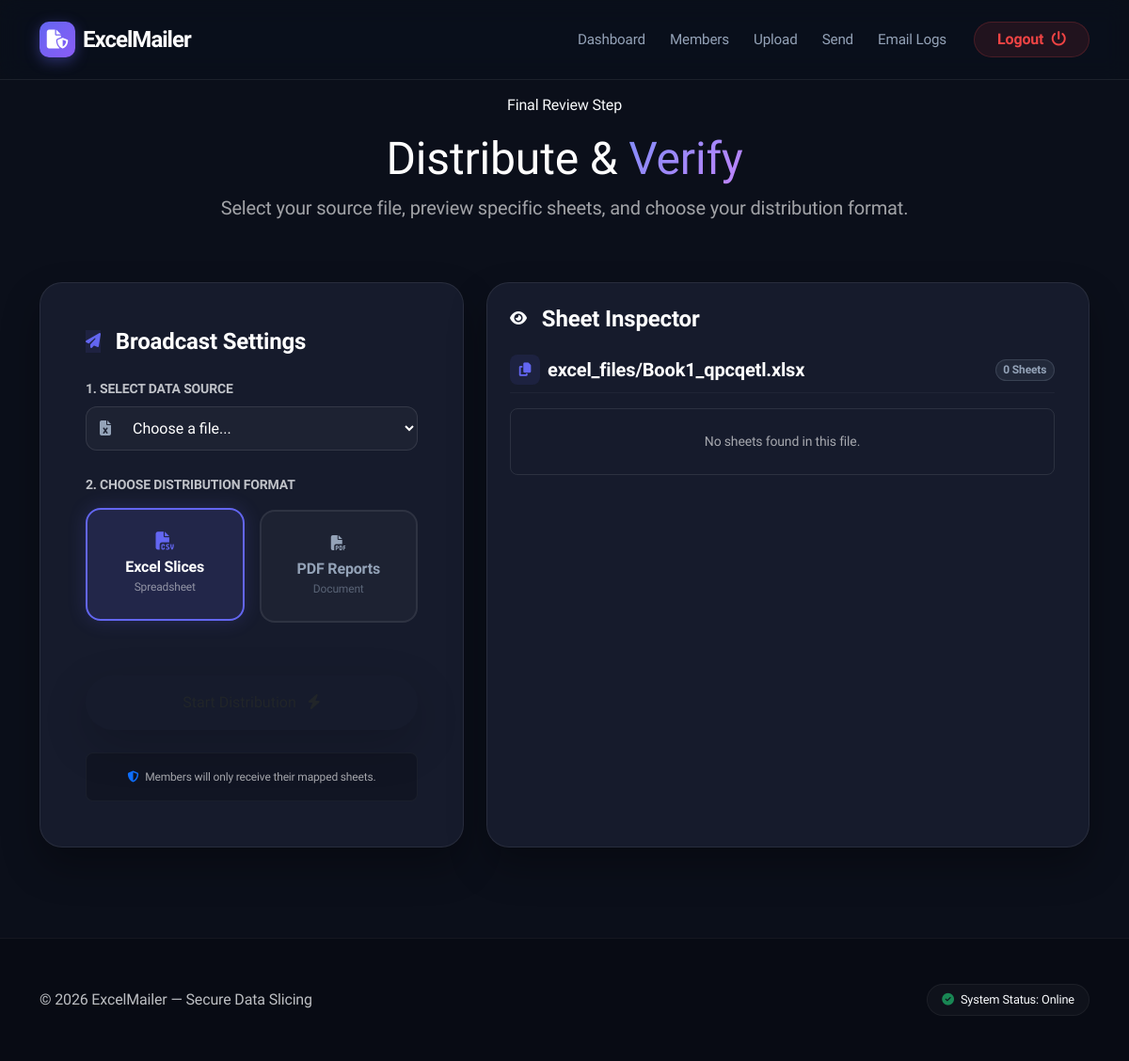
Page /excel/send/ (signed in) on the earlier database version.
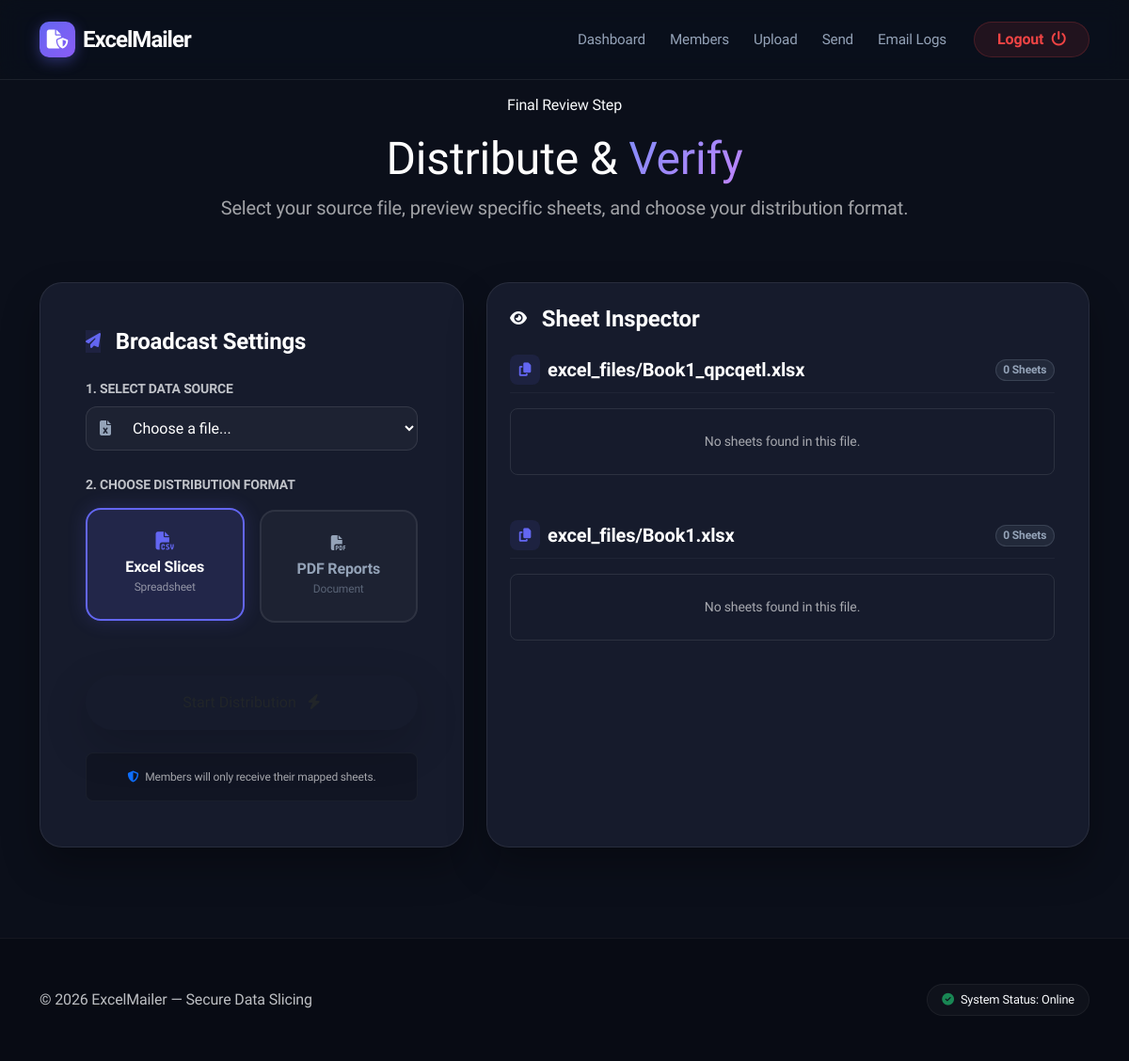
Same page on the later database version.
### myapp/models.py (models this page shows, shortened)
class ExcelFile(models.Model):
    file = models.FileField(upload_to='excel_files/')
    uploaded_by = models.ForeignKey(
        User,
        on_delete=models.CASCADE
    )
    department = models.ForeignKey(
        Department,
        on_delete=models.CASCADE
    )
    upload_time = models.DateTimeField(auto_now_add=True)

### myapp/views.py (the view, shortened to what this page needs)
# urls.py: path('excel/send/', views.excel_send, name='excel_send'),
@login_required
def excel_send(request):
    excel_files = ExcelFile.objects.filter(uploaded_by=request.user)
    excel_with_sheets = []
    for excel in excel_files:
        try:
            wb = load_workbook(excel.file.path, data_only=True)
            excel_with_sheets.append({
                "excel": excel,
                "sheets": wb.sheetnames
            })
        except Exception:
            excel_with_sheets.append({
                "excel": excel,
                "sheets": []
            })
    return render(request, "excel/excel_send.html", {
        "excel_with_sheets": excel_with_sheets
    })

### templates/excel/excel_send.html (shortened to what the changed rows need)
{% extends 'base.html' %}
{% block content %}
  <div class="container pb-5">
    <div class="row mb-5 justify-content-center text-center">
      <div class="col-lg-8">
        <h1 class="fw-800 display-5 mb-2 text-white">Distribute & <span class="text-gradient">Verify</span></h1>
      </div>
    </div>
    <div class="row g-4">
      <div class="col-lg-7">
        <div class="glass-card p-4 h-100">
          <div class="preview-scroll-area custom-scrollbar">
            {% for item in excel_with_sheets %}
              <div class="preview-group mb-5">
                <div class="d-flex align-items-center justify-content-between mb-3 pb-2 border-bottom border-secondary border-opacity-10">
                  <div class="d-flex align-items-center">
                    <div class="file-stack-icon me-2">
                      <i class="fa-solid fa-copy"></i>
                    </div>
                    <span class="fw-bold text-white fs-5">{{ item.excel.file.name }}</span>
                  </div>
                  <span class="badge bg-secondary rounded-pill smaller">{{ item.sheets|length }} Sheets</span>
                </div>
                {% if item.sheets %}
                  <div class="row g-3">
                    {% for sheet in item.sheets %}
                      <div class="col-md-6 col-xl-4">
                        <div class="sheet-preview-card">
                          <div class="d-flex align-items-center mb-3">
                            <div class="sheet-thumb me-2">
                              <i class="fa-solid fa-table-list"></i>
                            </div>
                            <span class="sheet-name-text text-truncate">{{ sheet }}</span>
                          </div>
                          <a href="{% url 'excel_preview' item.excel.id sheet %}" class="btn btn-preview-sm w-100">
                            <i class="fa-solid fa-magnifying-glass me-1"></i>
                            Preview
                          </a>
                        </div>
                      </div>
                    {% endfor %}
                  </div>
                {% else %}
                  <div class="text-center py-4 rounded-3 border border-dashed border-secondary border-opacity-25">
                    <p class="text-muted mb-0 small">No sheets found in this file.</p>
                  </div>
                {% endif %}
              </div>
            {% endfor %}
          </div>
        </div>
      </div>
    </div>
  </div>
{% endblock %}

Differences in the rows shown:
added ExcelFile: excel.file.name "excel_files/Book1.xlsx", sheets|length "0"
